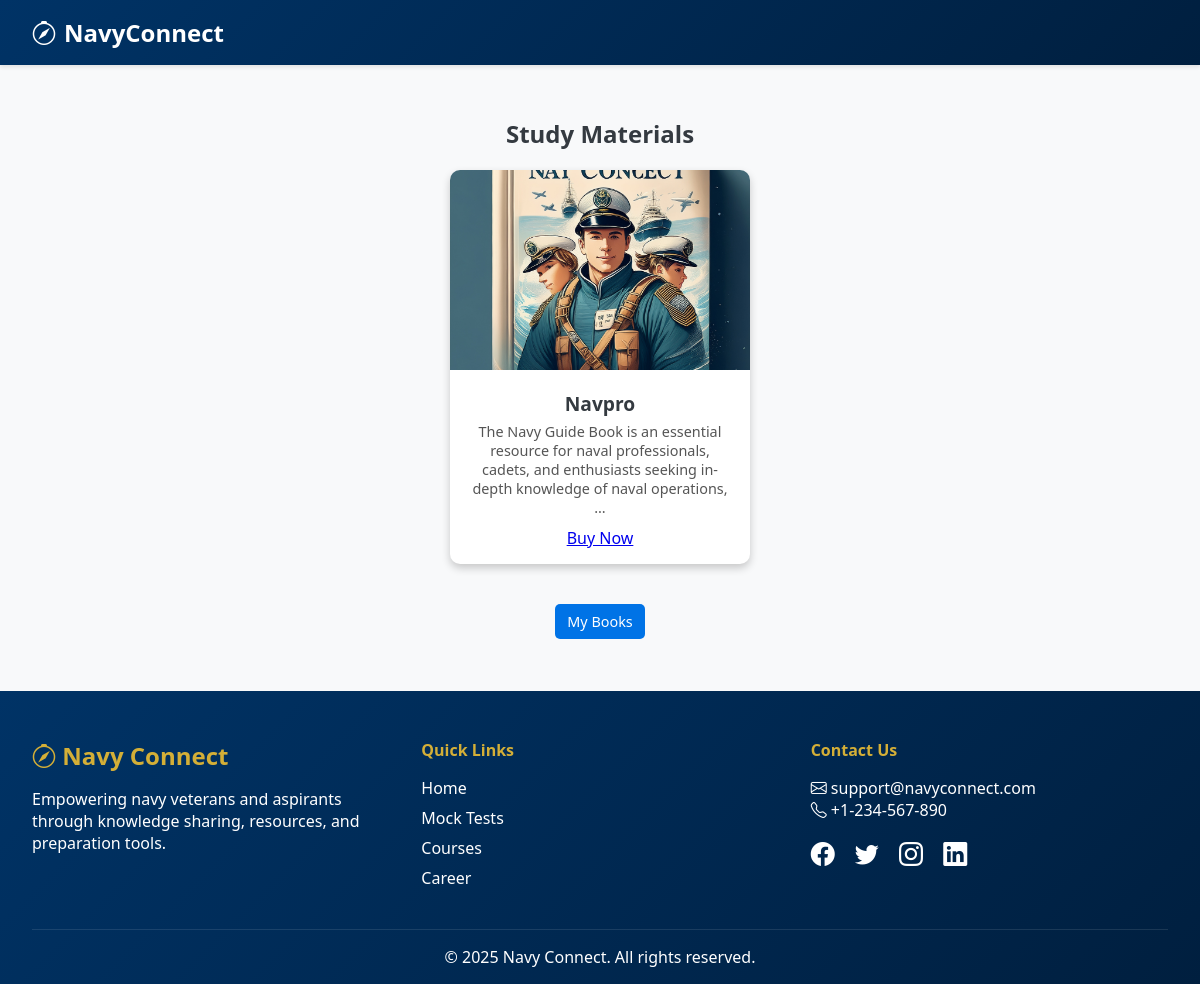
/study-materials/, run on the app's committed database.
### core/models.py (models this page shows, shortened)
class StudyMaterial(models.Model):
    title = models.CharField(max_length=255)
    description = models.TextField()
    image = models.ImageField(upload_to='study_materials/')
    purchase_link = models.URLField(blank=True, null=True)  # External purchase option
    added_at = models.DateTimeField(auto_now_add=True)
    is_special = models.BooleanField(default=False)  # Special book flag
    pdf_file = models.FileField(upload_to='study_materials/pdfs/', blank=True, null=True)  # PDF file
    price = models.DecimalField(max_digits=10, decimal_places=2, default=0.00)  # Price field
    is_purchased = models.BooleanField(default=False)  # Purchase tracking

### core/views.py (the view)
# urls.py: path('study-materials/', views.study_materials, name='study_materials'),
def study_materials(request):
    materials = StudyMaterial.objects.filter(is_special=False).order_by('-added_at')
    special_book = StudyMaterial.objects.filter(is_special=True).first()  # Only one special book
    return render(request, 'study_meterials.html', {
        'materials': materials,
        'special_book': special_book
    })

### core/templates/study_meterials.html (shortened to what this page needs)
{% extends "base.html" %}
{% block content %}
<h2 style="text-align: center; margin-top: 20px;">Study Materials</h2>
<div class="materials-container">
  {% for material in materials %}
  <div class="card {% if material.is_special %}special-book{% endif %}">
    {% if material.image %}
      <img src="{{ material.image.url }}" alt="Book Image">
    {% else %}
      <img src="/static/default-image.jpg" alt="Default Image">
    {% endif %}
    <div class="card-body">
      <div class="card-title">{{ material.title }}</div>
      <div class="card-text">{{ material.description|truncatewords:20 }}</div>
      {% if material.is_special %}
        {% if material.is_purchased %}
          {% if material.pdf_file %}
            <a href="{{ material.pdf_file.url }}" class="buy-btn" download>Download PDF</a>
          {% else %}
            <p style="color: red;">PDF not available</p>
          {% endif %}
        {% else %}
          <button onclick="initiatePayment('{{ material.id }}')">Buy Now</button>
        {% endif %}
      {% else %}
        <a href="{% url 'razorpay_payment' material.id %}" class="btn btn-primary">Buy Now</a>
      {% endif %}
    </div>
  </div>
  {% empty %}
    <p style="text-align: center; font-size: 1.2rem;">No study materials available.</p>
  {% endfor %}
</div>
<div style="text-align: center; margin: 20px 0;">
    <a href="{% url 'my_books' %}" class="buy-btn">My Books</a>
  </div>
{% endblock %}

### core/templates/base.html (style rules this page uses)
:root { --navy-blue: #003366; --gold: #d4af37; --light-gray: #f8f9fa; --dark-gray: #343a40; --white: #ffffff; --transition: all 0.3s ease; }
* { margin: 0; padding: 0; box-sizing: border-box; }
body { font-family: 'Segoe UI', Arial, sans-serif; background-color: var(--light-gray); color: var(--dark-gray); min-height: 100vh; display: flex; flex-direction: column; }

### core/templates/study_meterials.html (style rules this page uses)
.materials-container { display: flex; flex-wrap: wrap; justify-content: center; gap: 20px; padding: 20px; }
.card { width: 300px; border-radius: 10px; overflow: hidden; box-shadow: 0 4px 8px rgba(0, 0, 0, 0.2); background: white; transition: transform 0.3s ease-in-out; }
.card img { width: 100%; height: 200px; object-fit: cover; }
.card-body { padding: 15px; text-align: center; }
.card-title { font-size: 1.2rem; font-weight: bold; margin-bottom: 5px; }
.card-text { font-size: 0.9rem; color: #555; margin-bottom: 10px; }
.buy-btn { display: inline-block; padding: 8px 12px; background: #0073e6; color: white; border-radius: 5px; text-decoration: none; font-size: 0.9rem; cursor: pointer; border: none; }

### data on the page
StudyMaterial: image (picture), title "Navpro", description "The Navy Guide Book is an essential resource for naval professionals, cadets, and enthusiasts seeking in-depth knowledge of naval operations, …", is_special "Buy Now"
